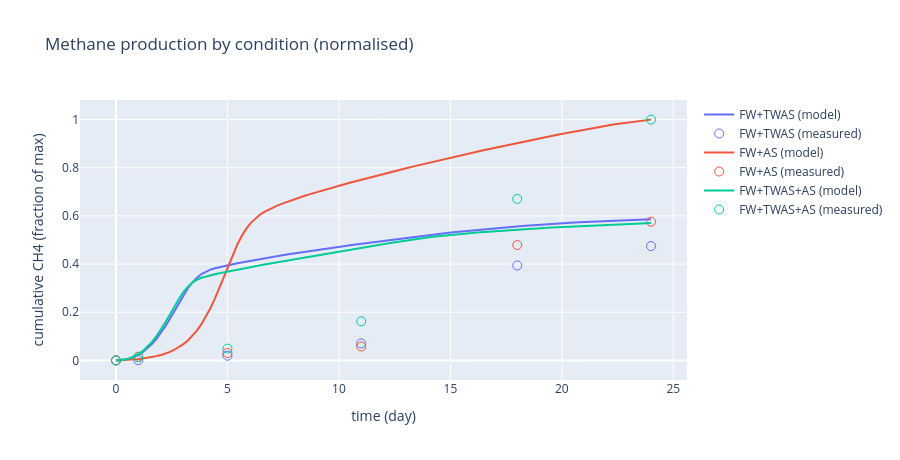

The cell this chart's notebook holds for it:
### Code cell
fig = go.Figure()
for i, c in enumerate(conditions):
    col = PALETTE[i]
    fig.add_scatter(x=grid, y=predicted[c] / max(p24.values()),
                    mode="lines", name=f"{c} (model)", line=dict(color=col))
    fig.add_scatter(x=obs_t, y=observed[c] / max(o24.values()),
                    mode="markers", name=f"{c} (measured)", marker=dict(color=col, symbol="circle-open", size=9))
fig.update_layout(title="Methane production by condition (normalised)",
                  xaxis_title="time (day)", yaxis_title="cumulative CH4 (fraction of max)",
                  height=460)
fig.show()
